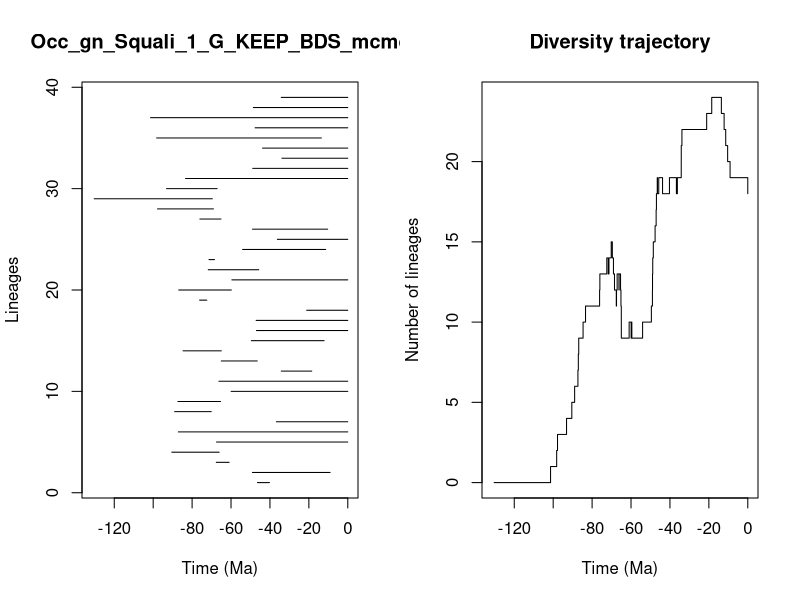

R code for this plot:


pdf(file='../Results/Genus/5_MA_bins_EXT_EP_FT/pyrate_mcmc_logs/Occ_gn_Squali_1_G_KEEP_BDS_mcmc_LTT.pdf',width=0.6*20, height=0.6*10)
title = "Occ_gn_Squali_1_G_KEEP_BDS_mcmc"
ts=c(46.41146344775904, 48.999066160222846,67.57486053637366,90.42638246562333,67.45046573729806,87.07566877928859,36.678785183063326,88.97692581876306,87.28612078827888,59.94294076914539,66.20918011221391,34.18074525494657,64.98473452862038,84.63975459198772,49.545789823140524,46.94411272845123,47.091026504910836,21.124096952734366,76.15003283374423,86.87166902279405,59.57410320873219,71.6984886530478,71.32700802323818,54.05385161522899,36.185492401162634,48.951549170013195,76.0099936005043,97.77047928174007,130.32637914173057,93.13386620589735,83.37781526205912,48.84136003173223,33.8356867692829,43.798994971996905,98.20709058723106,47.62713540827526,101.35146572367246,48.546948021479,34.19553550104674)
te=c(40.25311462782844, 9.09178888609791,60.96506424657351,66.1105018845046,0.0,0.0,0.0,70.17559403301787,65.38244547536118,0.0,0.0,18.52466831907384,46.52170632359413,64.99428333887906,12.16124089778916,0.0,0.0,0.0,72.44605635719913,59.821256470093296,0.0,45.75224927543122,68.49352846164298,11.339907891816212,0.0,10.348711729814243,65.17511118749893,69.03076275126998,69.60222658368392,67.12620255716494,0.0,0.0,0.0,0.0,13.575608561244525,0.0,0.0,0.0,0.0)
div_traj=c(0, 1,2,3,4,5,6,7,8,9,10,11,12,13,14,13,14,15,14,13,12,11,12,13,12,13,12,11,10,9,10,9,10,9,10,11,12,13,14,15,16,17,18,19,18,19,18,19,18,19,20,21,22,23,24,23,22,21,20,19,18)
time_events=c(130.32637914173057, 101.35146572367246,98.20709058723106,97.77047928174007,93.13386620589735,90.42638246562333,88.97692581876306,87.28612078827888,87.07566877928859,86.87166902279405,84.63975459198772,83.37781526205912,76.15003283374423,76.0099936005043,72.44605635719913,71.6984886530478,71.32700802323818,70.17559403301787,69.60222658368392,69.03076275126998,68.49352846164298,67.57486053637366,67.45046573729806,67.12620255716494,66.20918011221391,66.1105018845046,65.38244547536118,65.17511118749893,64.99428333887906,64.98473452862038,60.96506424657351,59.94294076914539,59.821256470093296,59.57410320873219,54.05385161522899,49.545789823140524,48.999066160222846,48.951549170013195,48.84136003173223,48.546948021479,47.62713540827526,47.091026504910836,46.94411272845123,46.52170632359413,46.41146344775904,45.75224927543122,43.798994971996905,40.25311462782844,36.678785183063326,36.185492401162634,34.19553550104674,34.18074525494657,33.8356867692829,21.124096952734366,18.52466831907384,13.575608561244525,12.16124089778916,11.339907891816212,10.348711729814243,9.09178888609791,0.0)
                par(mfrow=c(1,2))
                L = length(ts)
                plot(ts, 1:L , xlim=c(-max(ts)-1,0), pch=20, type="n", main=title,xlab="Time (Ma)",ylab="Lineages")
                for (i in 1:L){segments(x0=-te[i],y0=i,x1=-ts[i],y1=i)}    
                t = -time_events
                plot(div_traj ~ t,type="s", main = "Diversity trajectory",xlab="Time (Ma)",ylab="Number of lineages",xlim=c(-max(ts)-1,0))
                abline(v=c(65,200,251,367,445),lty=2,col="gray")
                
